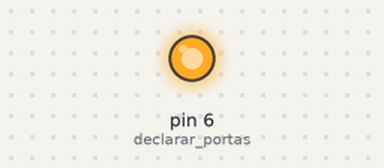
Bench run of a sketch on a simulated Arduino Uno, built with avr-gcc and run on an emulated ATmega328P. Parts: output pins drawn as LEDs (lit = HIGH).

Above: at 1.0 s.
At 3.0 s:
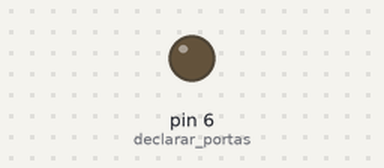
Timing chart, 0 to 5.2 s (numbered marks = the images above):
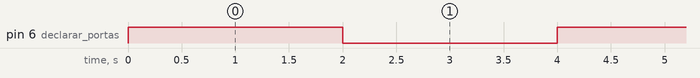

Measured:
- by itself, pin 6 (declarar_portas): alternates HIGH for 2.0 s and LOW for 2.0 s

The sketch:

piscarleds.ino
```cpp
//c++
// programa que envia sinal alto para a saida 6, aguarda 2s e envia sinal baixo para saida 6

void setup() {
  // put your setup code here, to run once:

  pinMode (6, OUTPUT); //declarar portas
  }

void loop() {
  // put your main code here, to run repeatedly:
 digitalWrite (6, HIGH); // acende a led
 delay (2000); // tempo que vai esperar
 digitalWrite (6, LOW); // apaga a led
 delay (2000);
}
```
